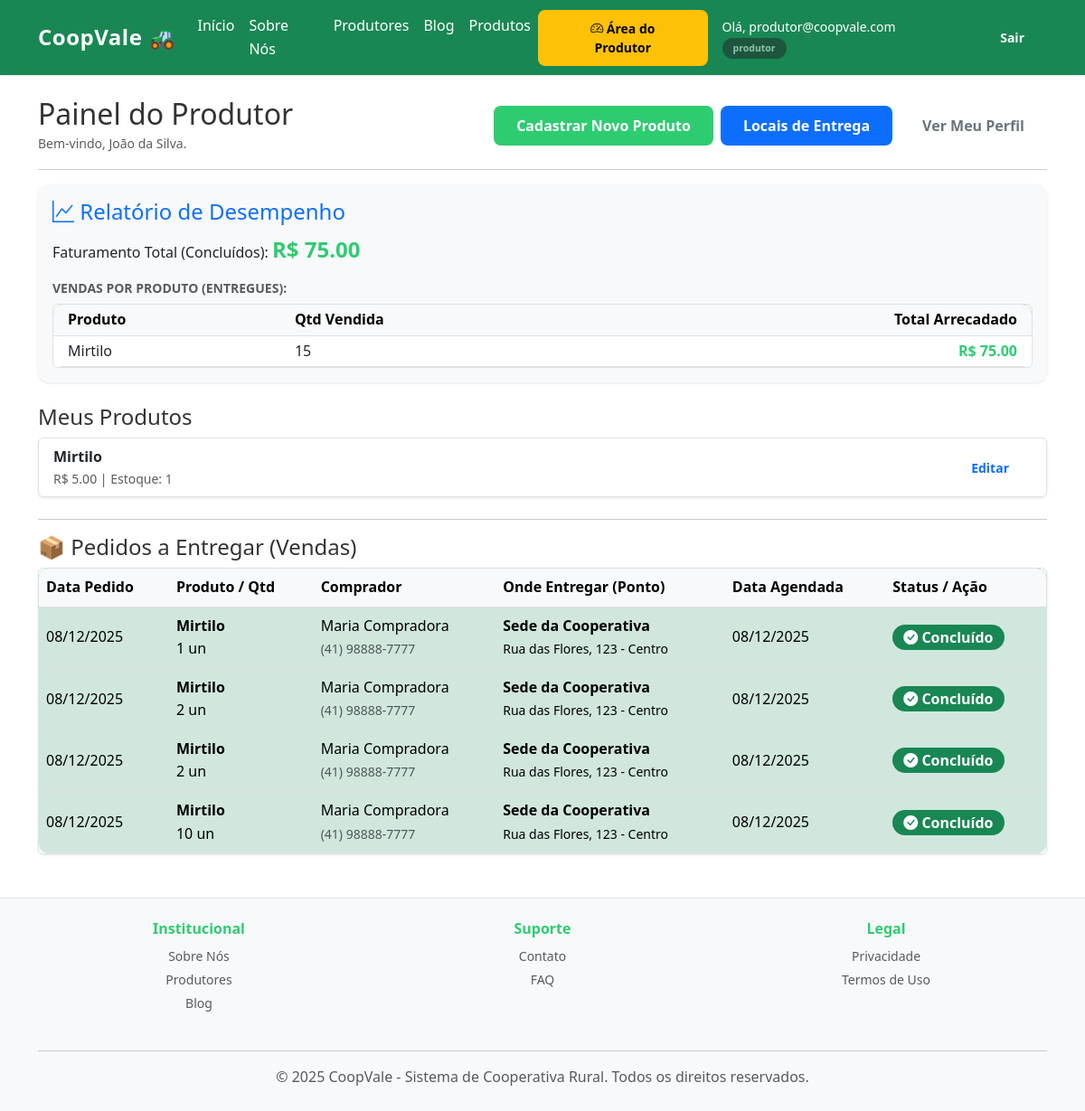
The page /produtor/ (signed in) on the database as committed earlier.
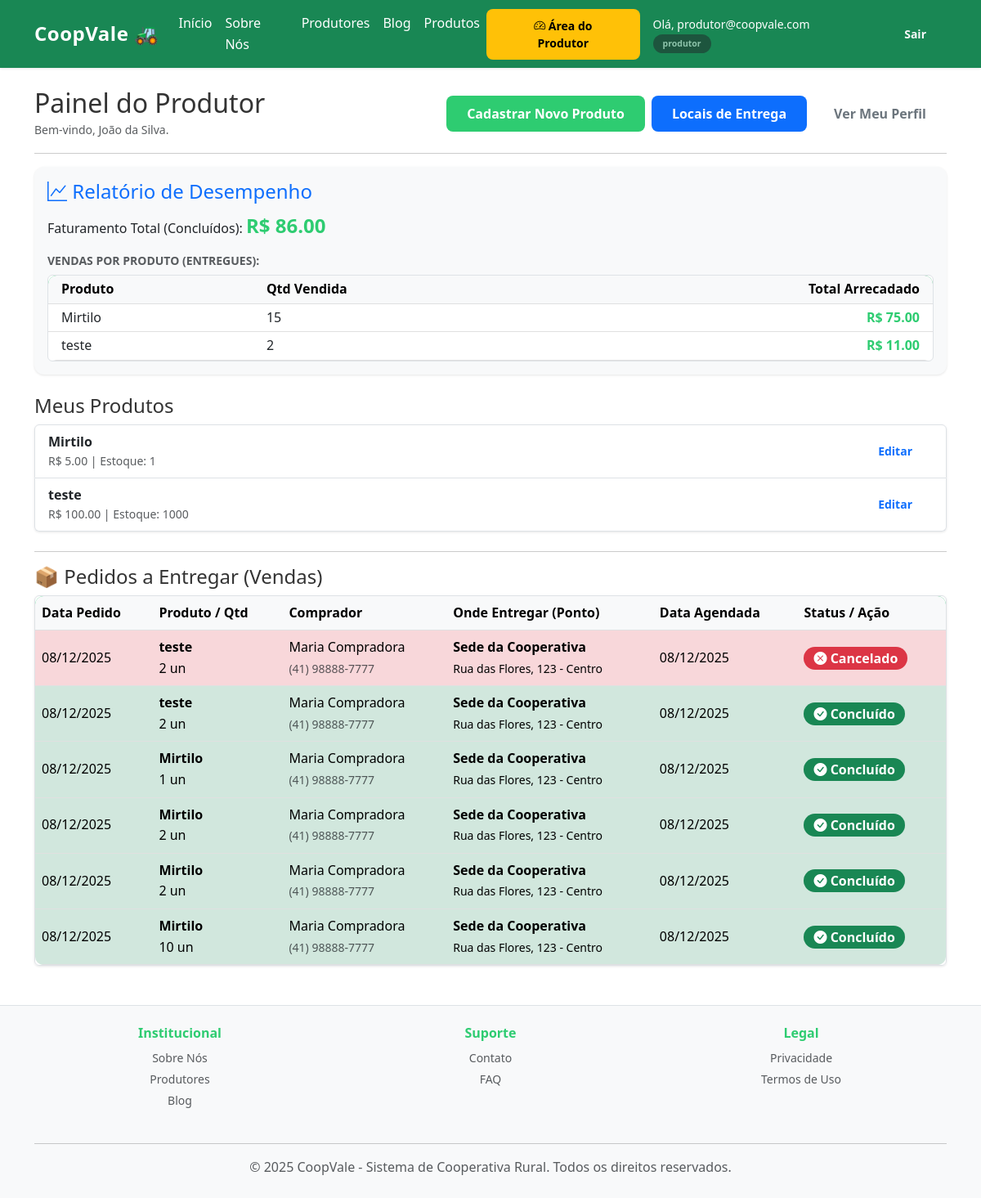
The same page on the database as committed later.
### app/models/models.py (models this page shows, shortened)
class Produto(db.Model):
    __tablename__ = 'produto'  # Adicione isso para consistência
    id = db.Column(db.Integer, primary_key=True)
    nome = db.Column(db.String(100), nullable=False)
    descricao = db.Column(db.Text)
    preco = db.Column(db.Float, nullable=False)
    unidade = db.Column(db.String(10))
    estoque = db.Column(db.Integer, default=0)
    imagens = db.Column(db.String(200))
    preco_promocional = db.Column(db.Float, nullable=True)
    quantidade_minima = db.Column(db.Float, default=1.0)
    origem = db.Column(db.String(100), nullable=True)
    info_nutricional = db.Column(db.Text, nullable=True)
    disponivel_inicio = db.Column(db.Date, nullable=True)
    disponivel_fim = db.Column(db.Date, nullable=True)
    produtor_id = db.Column(db.Integer, db.ForeignKey(
        "produtor.id"), nullable=False)
    categoria_id = db.Column(db.Integer, db.ForeignKey(
        "categoria.id"), nullable=False)

class ItemPedido(db.Model):
    __tablename__ = 'pedidos_itens'
    id = db.Column(db.Integer, primary_key=True)
    pedido_id = db.Column(db.Integer, db.ForeignKey(
        'pedido.id'), nullable=False)
    produto_id = db.Column(db.Integer, db.ForeignKey(
        'produto.id'), nullable=False)
    quantidade = db.Column(db.Integer, nullable=False)
    preco_unitario = db.Column(db.Float, nullable=False)
    produto = db.relationship('Produto')

class Pedido(db.Model):
    id = db.Column(db.Integer, primary_key=True)
    cliente_id = db.Column(db.Integer, db.ForeignKey(
        'cliente.id'), nullable=False)
    data = db.Column(db.DateTime, default=datetime.utcnow)
    status = db.Column(db.String(20), default='Aguardando')
    forma_pagamento = db.Column(db.String(50))
    total = db.Column(db.Float, default=0.0)
    data_agendada = db.Column(db.Date, nullable=True)
    ponto_retirada_id = db.Column(
        db.Integer, db.ForeignKey('ponto_retirada.id'), nullable=True)
    taxa_entrega = db.Column(db.Float, default=0.0)
    regiao_id = db.Column(
        db.Integer, db.ForeignKey('regiao.id'), nullable=True)
    regiao = db.relationship('Regiao')
    ponto_retirada = db.relationship('PontoRetirada')
    itens = db.relationship('ItemPedido', backref='pedido', lazy=True)

class Cliente(db.Model):
    id = db.Column(db.Integer, primary_key=True)
    usuario_id = db.Column(db.Integer, db.ForeignKey(
        "usuario.id"), unique=True, nullable=False)
    nome = db.Column(db.String(100), nullable=False)
    cpf = db.Column(db.String(14))
    telefone = db.Column(db.String(20))
    enderecos_texto = db.Column(db.Text)
    receber_notificacoes = db.Column(db.Boolean, default=True)
    lista_enderecos = db.relationship(
        'Endereco', backref='cliente', lazy=True)
    pedidos = db.relationship('Pedido', backref='cliente', lazy=True)
    produtos_favoritos = db.relationship(
        'Produto', secondary=favoritos, backref='clientes_que_favoritaram')

class PontoRetirada(db.Model):
    id = db.Column(db.Integer, primary_key=True)
    nome = db.Column(db.String(100), nullable=False)
    endereco = db.Column(db.String(200), nullable=False)
    horarios = db.Column(db.String(100))

### app/blueprints/produtores/routes.py (the view)
@produtor_bp.route("/")
@login_required
@produtor_required
def painel():
    meus_produtos = Produto.query.filter_by(
        produtor_id=current_user.produtor.id).all()
    vendas_por_produto = db.session.query(
        Produto.nome,
        func.sum(ItemPedido.quantidade).label('total_qtd'),
        func.sum(ItemPedido.preco_unitario *
                 ItemPedido.quantidade).label('total_valor')
    ).select_from(ItemPedido).join(Produto).join(Pedido).filter(
        Produto.produtor_id == current_user.produtor.id,
        Pedido.status == 'Entregue'
    ).group_by(Produto.nome).all()
    faturamento_total = sum([v.total_valor for v in vendas_por_produto])
    minhas_vendas = db.session.query(ItemPedido).join(Produto).filter(
        Produto.produtor_id == current_user.produtor.id
    ).order_by(ItemPedido.id.desc()).all()
    return render_template("produtores/painel.html",
                           meus_produtos=meus_produtos,
                           minhas_vendas=minhas_vendas,
                           vendas_por_produto=vendas_por_produto,
                           faturamento_total=faturamento_total)

### app/blueprints/produtores/routes.py (called while the page is built)
def produtor_required(f):
    @wraps(f)
    def decorated_function(*args, **kwargs):
        if not current_user.is_authenticated or current_user.tipo_usuario != 'produtor':
            flash("Acesso não autorizado.")
            return redirect(url_for('index'))
        if not current_user.produtor:
            return redirect(url_for('produtor.perfil'))
        return f(*args, **kwargs)
    return decorated_function

### app/models/models.py (called while the page is built)
    @property
    def is_active(self):
        return self.ativo

### app/templates/produtores/painel.html (shortened to what the changed rows need)
{% extends "base.html" %}
{% block conteudo %}
<div class="d-flex justify-content-between align-items-center mb-3">
    <div>
        <h2 class="mb-0">Painel do Produtor</h2>
    </div>
</div>
<div class="card mb-4 border-0 shadow-sm bg-light">
    <div class="card-body">
        <p class="mb-3">Faturamento Total (Concluídos): <strong class="text-success fs-4">R$ {{
                "%.2f"|format(faturamento_total) }}</strong></p>
        {% if vendas_por_produto %}
        <div class="table-responsive bg-white rounded border">
            <table class="table table-sm mb-0 table-hover">
                <thead class="table-light">
                    <tr>
                        <th class="ps-3">Produto</th>
                        <th>Qtd Vendida</th>
                        <th class="text-end pe-3">Total Arrecadado</th>
                    </tr>
                </thead>
                <tbody>
                    {% for item in vendas_por_produto %}
                    <tr>
                        <td class="ps-3">{{ item.nome }}</td>
                        <td>{{ item.total_qtd }}</td>
                        <td class="text-end pe-3 text-success fw-bold">R$ {{ "%.2f"|format(item.total_valor) }}</td>
                    </tr>
                    {% endfor %}
                </tbody>
            </table>
        </div>
        {% else %}
        <p class="text-muted small mb-0">Ainda não há dados suficientes para gerar relatórios detalhados.</p>
        {% endif %}
    </div>
</div>
{% if meus_produtos %}
<ul class="list-group mb-4 shadow-sm">
    {% for p in meus_produtos %}
    <li class="list-group-item d-flex justify-content-between align-items-center">
        <div>
            <strong>{{ p.nome }}</strong>
            <div class="small text-muted">R$ {{ "%.2f"|format(p.preco) }} | Estoque: {{ p.estoque }}</div>
        </div>
        <div>
            <a href="{{ url_for('produtos.editar_produto', id=p.id) }}"
                class="btn btn-sm btn-outline-primary">Editar</a>
        </div>
    </li>
    {% endfor %}
</ul>
{% else %}
<div class="alert alert-info">Você ainda não tem produtos. Cadastre o primeiro acima!</div>
{% endif %}
{% if minhas_vendas %}
<div class="table-responsive shadow-sm border rounded">
    <table class="table mb-0 table-hover align-middle">
        <thead class="table-light">
            <tr>
                <th>Data Pedido</th>
                <th>Produto / Qtd</th>
                <th>Comprador</th>
                <th>Onde Entregar (Ponto)</th>
                <th>Data Agendada</th>
                <th>Status / Ação</th>
            </tr>
        </thead>
        <tbody>
            {% for item in minhas_vendas %}
            <tr
                class="{% if item.pedido.status == 'Entregue' %}table-success bg-opacity-10{% elif item.pedido.status == 'Cancelado' %}table-danger bg-opacity-10{% endif %}">
                <td>{{ item.pedido.data.strftime('%d/%m/%Y') }}</td>
                <td>
                    <strong>{{ item.produto.nome }}</strong><br>
                    {{ item.quantidade }} {{ item.produto.unidade }}
                </td>
                <td>
                    {{ item.pedido.cliente.nome }}<br>
                    <small class="text-muted">{{ item.pedido.cliente.telefone or 'Sem telefone' }}</small>
                </td>
                <td>
                    {% if item.pedido.ponto_retirada %}
                    <strong>{{ item.pedido.ponto_retirada.nome }}</strong><br>
                    <small>{{ item.pedido.ponto_retirada.endereco }}</small>
                    {% else %}
                    <span class="text-muted">Não selecionado</span>
                    {% endif %}
                </td>
                <td>
                    {% if item.pedido.data_agendada %}
                    {{ item.pedido.data_agendada.strftime('%d/%m/%Y') }}
                    {% else %}
                    -
                    {% endif %}
                </td>
                <td>
                    {% if item.pedido.status == 'Entregue' %}
                    <span class="badge bg-success fs-6">
                        <i class="bi bi-check-circle-fill"></i> Concluído
                    </span>
                    {% elif item.pedido.status == 'Cancelado' %}
                    <span class="badge bg-danger fs-6">
                        <i class="bi bi-x-circle-fill"></i> Cancelado
                    </span>
                    {% endif %}
                </td>
            </tr>
            {% endfor %}
        </tbody>
    </table>
</div>
{% else %}
<div class="alert alert-warning">Nenhuma venda realizada ainda.</div>
{% endif %}
{% endblock %}

Rows that differ between the two databases and show on the page:
added Produto: nome "teste", total_qtd "2", total_valor "11.00", preco "100.00", estoque "1000"
now on this page (row unchanged): ItemPedido: pedido.data "08/12/2025", produto.nome "teste", quantidade "2", produto.unidade "un", pedido.cliente.nome "Maria Compradora", pedido.cliente "(41) 98888-7777", pedido.ponto_retirada.nome "Sede da Cooperativa", pedido.ponto_retirada.endereco "Rua das Flores, 123 - Centro", pedido.data_agendada "08/12/2025", shows "Cancelado"
now on this page (row unchanged): ItemPedido: pedido.data "08/12/2025", produto.nome "teste", quantidade "2", produto.unidade "un", pedido.cliente.nome "Maria Compradora", pedido.cliente "(41) 98888-7777", pedido.ponto_retirada.nome "Sede da Cooperativa", pedido.ponto_retirada.endereco "Rua das Flores, 123 - Centro", pedido.data_agendada "08/12/2025", shows "Concluído"
Other text that changed with them:
{{ "%.2f"|format(faturamento_total) }}: "75.00" → "86.00"
